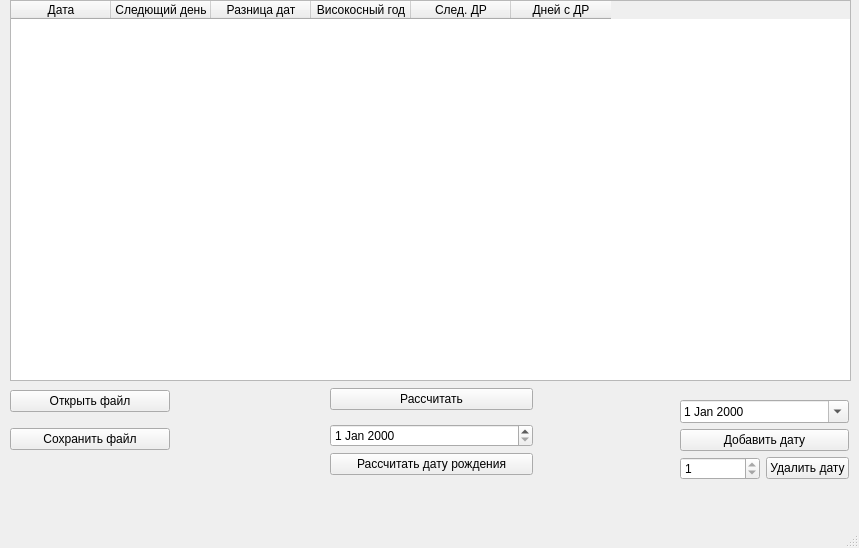
<?xml version="1.0" encoding="UTF-8"?>
<ui version="4.0">
 <class>MainWindow</class>
 <widget class="QMainWindow" name="MainWindow">
  <property name="geometry">
   <rect>
    <x>0</x>
    <y>0</y>
    <width>859</width>
    <height>548</height>
   </rect>
  </property>
  <property name="minimumSize">
   <size>
    <width>859</width>
    <height>548</height>
   </size>
  </property>
  <property name="maximumSize">
   <size>
    <width>859</width>
    <height>548</height>
   </size>
  </property>
  <property name="windowTitle">
   <string>MainWindow</string>
  </property>
  <widget class="QWidget" name="centralwidget">
   <widget class="QTableWidget" name="tableWidget">
    <property name="geometry">
     <rect>
      <x>10</x>
      <y>0</y>
      <width>841</width>
      <height>381</height>
     </rect>
    </property>
    <column>
     <property name="text">
      <string>Дата</string>
     </property>
    </column>
    <column>
     <property name="text">
      <string>Следющий день</string>
     </property>
    </column>
    <column>
     <property name="text">
      <string>Разница дат</string>
     </property>
    </column>
    <column>
     <property name="text">
      <string>Високосный год</string>
     </property>
    </column>
    <column>
     <property name="text">
      <string>След. ДР</string>
     </property>
    </column>
    <column>
     <property name="text">
      <string>Дней с ДР</string>
     </property>
    </column>
   </widget>
   <widget class="QWidget" name="verticalLayoutWidget_4">
    <property name="geometry">
     <rect>
      <x>680</x>
      <y>380</y>
      <width>169</width>
      <height>121</height>
     </rect>
    </property>
    <layout class="QVBoxLayout" name="verticalLayout_3">
     <item>
      <layout class="QVBoxLayout" name="verticalLayout_2">
       <item>
        <widget class="QDateEdit" name="dateEdit">
         <property name="calendarPopup">
          <bool>true</bool>
         </property>
        </widget>
       </item>
       <item>
        <widget class="QPushButton" name="pushButton_3">
         <property name="text">
          <string>Добавить дату</string>
         </property>
        </widget>
       </item>
       <item>
        <layout class="QHBoxLayout" name="horizontalLayout">
         <item>
          <widget class="QSpinBox" name="spinBox">
           <property name="wrapping">
            <bool>false</bool>
           </property>
           <property name="minimum">
            <number>1</number>
           </property>
           <property name="maximum">
            <number>1</number>
           </property>
          </widget>
         </item>
         <item>
          <widget class="QPushButton" name="pushButton_4">
           <property name="text">
            <string>Удалить дату</string>
           </property>
          </widget>
         </item>
        </layout>
       </item>
      </layout>
     </item>
    </layout>
   </widget>
   <widget class="QWidget" name="verticalLayoutWidget">
    <property name="geometry">
     <rect>
      <x>10</x>
      <y>380</y>
      <width>160</width>
      <height>80</height>
     </rect>
    </property>
    <layout class="QVBoxLayout" name="verticalLayout">
     <item>
      <widget class="QPushButton" name="pushButton">
       <property name="text">
        <string>Открыть файл</string>
       </property>
      </widget>
     </item>
     <item>
      <widget class="QPushButton" name="pushButton_5">
       <property name="text">
        <string>Сохранить файл</string>
       </property>
      </widget>
     </item>
    </layout>
    <zorder>pushButton_5</zorder>
    <zorder>pushButton</zorder>
   </widget>
   <widget class="QWidget" name="verticalLayoutWidget_2">
    <property name="geometry">
     <rect>
      <x>330</x>
      <y>380</y>
      <width>203</width>
      <height>103</height>
     </rect>
    </property>
    <layout class="QVBoxLayout" name="verticalLayout_4">
     <item>
      <widget class="QPushButton" name="pushButton_2">
       <property name="text">
        <string>Рассчитать</string>
       </property>
      </widget>
     </item>
     <item>
      <layout class="QVBoxLayout" name="verticalLayout_5">
       <item>
        <widget class="QDateEdit" name="dateEdit_2"/>
       </item>
       <item>
        <widget class="QPushButton" name="pushButton_6">
         <property name="text">
          <string>Рассчитать дату рождения</string>
         </property>
        </widget>
       </item>
      </layout>
     </item>
    </layout>
   </widget>
  </widget>
  <widget class="QMenuBar" name="menubar">
   <property name="geometry">
    <rect>
     <x>0</x>
     <y>0</y>
     <width>859</width>
     <height>24</height>
    </rect>
   </property>
  </widget>
  <widget class="QStatusBar" name="statusbar"/>
 </widget>
 <tabstops>
  <tabstop>pushButton</tabstop>
  <tabstop>pushButton_5</tabstop>
  <tabstop>pushButton_2</tabstop>
  <tabstop>dateEdit_2</tabstop>
  <tabstop>pushButton_6</tabstop>
  <tabstop>dateEdit</tabstop>
  <tabstop>pushButton_3</tabstop>
  <tabstop>tableWidget</tabstop>
  <tabstop>pushButton_4</tabstop>
  <tabstop>spinBox</tabstop>
 </tabstops>
 <resources/>
 <connections/>
</ui>
